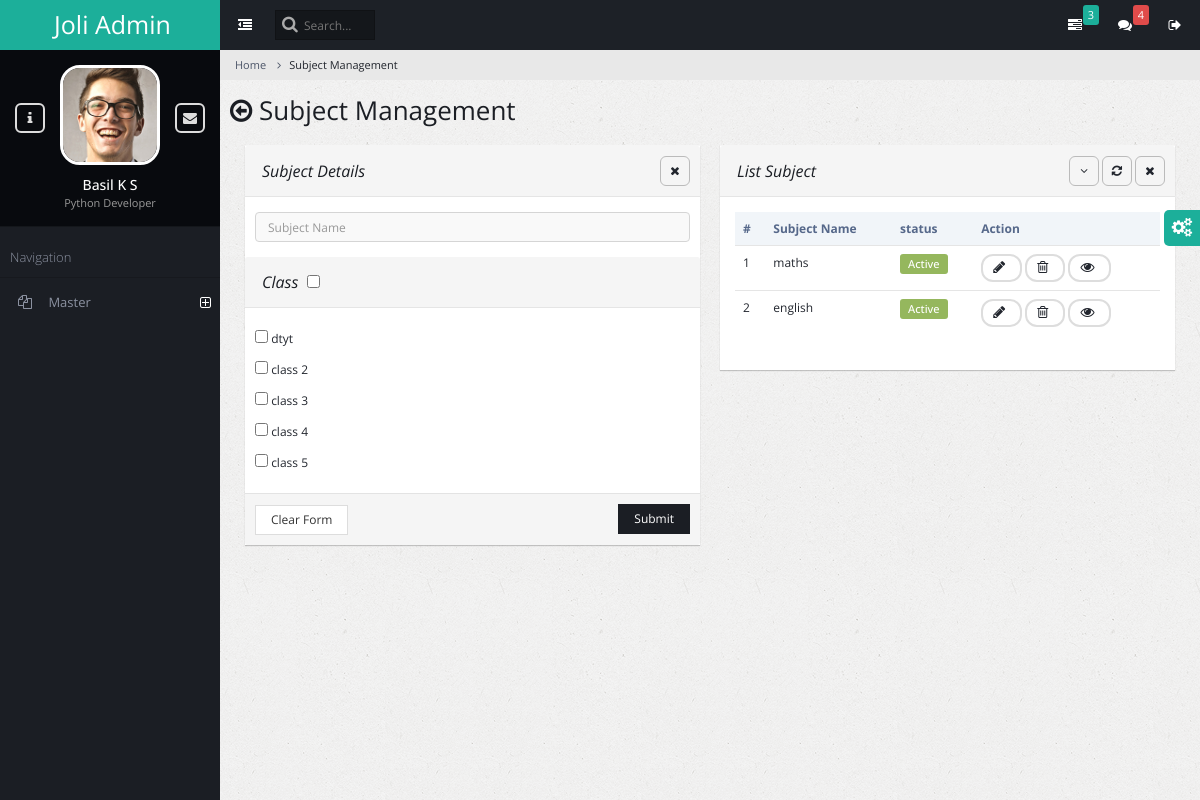
The page /subject_mng/ on the database as committed earlier.
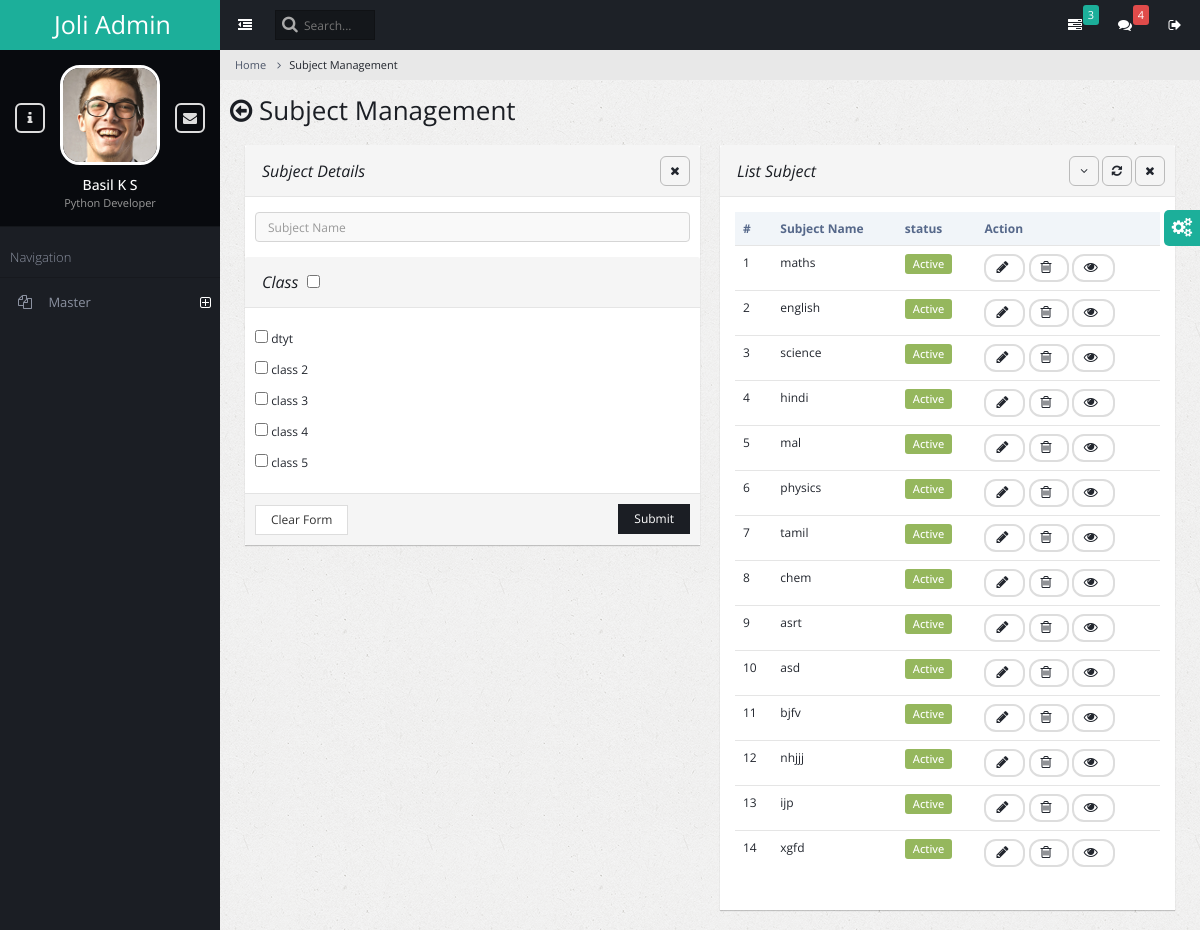
The same page on the database as committed later.
### admin_master/models.py (models this page shows)
class masterclass(models.Model):
    classname=models.CharField(max_length=100)
    status=models.IntegerField(default=1)

class subject(models.Model):
    sub_name=models.CharField(max_length=200)
    status=models.IntegerField(default=1)
    classes=models.ManyToManyField('masterclass')

### admin_master/views.py (the view, shortened to what this page needs)
# urls.py: path('subject_mng/', views.subject_mng,name="subject_mng"),
def subject_mng(request):
    message = ""
    subj = subject.objects.all()
    ams_cls = masterclass.objects.filter(status=1)
    return render(request, 'subject_management.html',{'mess': message, 'sublist': subj,'ams_cls':ams_cls})

### admin_master/templates/subject_management.html (shortened to what this page needs)
{% load static %}
<!DOCTYPE html>
<html lang="en">
    <head>
        <link rel="stylesheet" type="text/css" id="theme" href="{% static 'css/theme-default.css' %}"/>
    </head>
    <body>
        <div class="page-container">
           {% include 'master_sidebar.html' %}
            <div class="page-content">
                {% include 'topbar.html' %}
                <ul class="breadcrumb">
                    <li><a href="#">Home</a></li>
                    <li class="active">Subject Management</li>
                </ul>
                <div class="page-title">
                    <h2><span class="fa fa-arrow-circle-o-left"></span> Subject Management</h2>
                </div>
                <div class="page-content-wrap">
                    <div class="col-md-12">
                    <div class="row">
                        <div class="col-md-6">
                            <form action="{% url 'subject_mng' %}" method="post" class="form-horizontal">
                                <div class="panel panel-default">
                                    <div class="panel-heading">
                                        <h3 class="panel-title"><i>Subject Details</i></h3>
                                        <ul class="panel-controls">
                                            <li><a href="#" class="panel-remove"><span class="fa fa-times"></span></a></li>
                                        </ul>
                                    </div>
                                    <div class="panel-body">
                                        <div class="row">
                                            <div class="form-group">
                                                <div class="col-md-12">
                                                    <input type="text" name="sub_name" autofocus placeholder="Subject Name" class="form-control" required/>
                                                </div>
                                            </div>
                                        </div>
                                    </div>
                                    <div class="panel-heading">
                                        <h3 class="panel-title"><i>Class</i>&nbsp;&nbsp;<input type="checkbox" onClick="leo();" id="toggleAll" ></h3>
                                    </div>
                                    <div class="panel-body">
                                        <div class="row">
                                            <div class="form-group">
                                                {% for i in ams_cls %}
                                                    {% if i.status == 1 %}
                                                <div class="col-xs-12">
                                                    <label class="check"><input type="checkbox" value="{{i.id}}"  name="chkitem" class="icheck" /> {{i.classname}}</label>
                                                </div>
                                                {% endif %}
                                               {% endfor %}
                                            </div>
                                        </div>
                                    </div>
                                    <div class="panel-footer">
                                        <button type="reset" class="btn btn-default">Clear Form</button> {{mess}}
                                        <button type="submit" class="btn btn-primary pull-right" onClick="return atleast();">Submit</button>
                                    </div>
                                </div>
                            </form>
                        </div>
                        <div class="col-md-6">
                            <div class="panel panel-default">
                                <div class="panel-heading">
                                    <h3 class="panel-title"><i>List Subject</i></h3>
                                    <ul class="panel-controls">
                                        <li><a href="#" class="panel-collapse"><span class="fa fa-angle-down"></span></a></li>
                                        <li><a href="#" class="panel-refresh"><span class="fa fa-refresh"></span></a></li>
                                        <li><a href="#" class="panel-remove"><span class="fa fa-times"></span></a></li>
                                    </ul>
                                </div>
                                <div class="panel-body">
                                    <table class="table datatable">
                                        <thead>
                                            <tr>
                                                <th>#</th>
                                                <th>Subject Name</th>
                                                <th>status</th>
                                                <th>Action</th>
                                            </tr>
                                        </thead>
                                        <tbody>
                                            {% for i in sublist %}
                                                <tr>
                                                    <td>{{ forloop.counter }}</td>
                                                    <td>{{ i.sub_name }}</td>
                                                    {% if i.status == 1 %}
                                                        <td>
                                                            <span class="badge bg-success">Active</span>
                                                        </td>
                                                    {% endif %}
                                                        <td>
                                                            <button class="btn btn-default btn-rounded btn-sm" onClick="subject_edit({{i.id}})" ><span id="round{{i.id}}" class="fa fa-pencil"></span></button>
                                                            <button class="btn btn-default btn-rounded btn-sm" onClick="subject_delete('rid{{i.id}}',{{i.id}})"><span class="fa fa-trash-o"></span></button>
                                                            <button class="btn btn-default btn-rounded btn-sm" onClick="sub_view({{i.id}})" ><span id="round{{i.id}}" class="fa fa-eye"></span></button>
                                                        </td>
                                                </tr>
                                        {% endfor %}
                                        </tbody>
                                    </table>
                                </div>
                            </div>
                        </div>
                    </div>
                    </div>
                </div>
    </body>
</html>

### admin_employee/templates/master_sidebar.html (shortened to what this page needs)
{% load static %}
<div class="page-sidebar">
    <ul class="x-navigation">
        <li class="xn-logo">
            <a href="index.html">Joli Admin</a>
        </li>
        <li class="xn-profile">
            <div class="profile">
                <div class="profile-image">
                    <img src="{% static 'assets/images/users/avatar.jpg' %}" alt="Basil K S"/>
                </div>
                <div class="profile-data">
                    <div class="profile-data-name">Basil K S</div>
                    <div class="profile-data-title">Python Developer</div>
                </div>
                <div class="profile-controls">
                    <a href="pages-profile.html" class="profile-control-left"><span class="fa fa-info"></span></a>
                    <a href="pages-messages.html" class="profile-control-right"><span class="fa fa-envelope"></span></a>
                </div>
            </div>
        </li>
        <li class="xn-title">Navigation</li>
        <li class="xn-openable">
            <a href="#"><span class="fa fa-files-o"></span> <span class="xn-text">Master</span></a>
        </li>
    </ul>
</div>

### admin_employee/templates/topbar.html (shortened to what this page needs)
{% load static %}
<ul class="x-navigation x-navigation-horizontal x-navigation-panel">
    <li class="xn-icon-button">
        <a href="#" class="x-navigation-minimize"><span class="fa fa-dedent"></span></a>
    </li>
    <li class="xn-search">
        <form role="form">
            <input type="text" name="search" placeholder="Search..."/>
        </form>
    </li>
    <li class="xn-icon-button pull-right">
        <a href="#" class="mb-control" data-box="#mb-signout"><span class="fa fa-sign-out"></span></a>
    </li>
    <li class="xn-icon-button pull-right">
        <a href="#"><span class="fa fa-comments"></span></a>
        <div class="informer informer-danger">4</div>
    </li>
    <li class="xn-icon-button pull-right">
        <a href="#"><span class="fa fa-tasks"></span></a>
        <div class="informer informer-warning">3</div>
    </li>
</ul>

### admin_employee/templates/script.html (shortened to what this page needs)
{% load static %}

Rows that differ between the two databases and show on the page:
added subject: sub_name "science", status "Active"
added subject: sub_name "hindi", status "Active"
added subject: sub_name "mal", status "Active"
added subject: sub_name "physics", status "Active"
added subject: sub_name "tamil", status "Active"
added subject: sub_name "chem", status "Active"
added subject: sub_name "asrt", status "Active"
added subject: sub_name "asd", status "Active"
added subject: sub_name "bjfv", status "Active"
added subject: sub_name "nhjjj", status "Active"
added subject: sub_name "ijp", status "Active"
added subject: sub_name "xgfd", status "Active"
